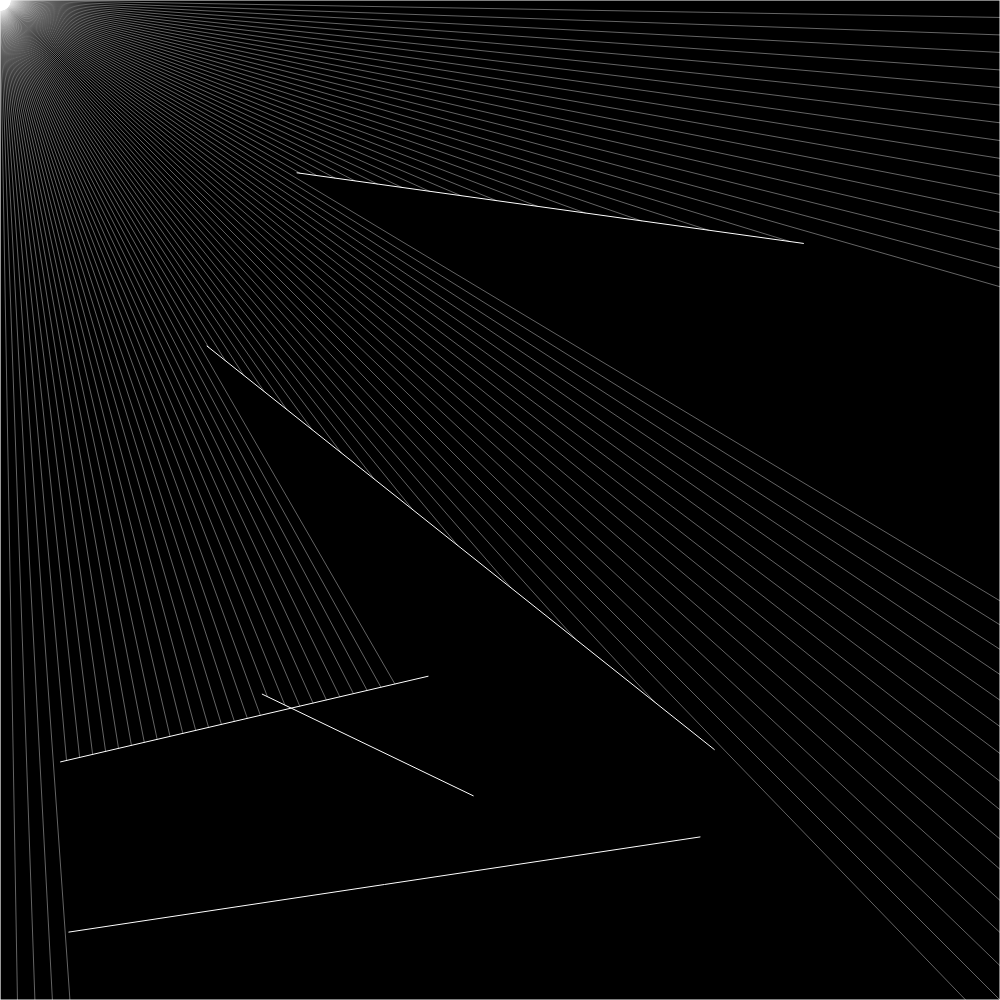
Frame 1 (no input)
Frame 60 (no input): identical to frame 1, image omitted
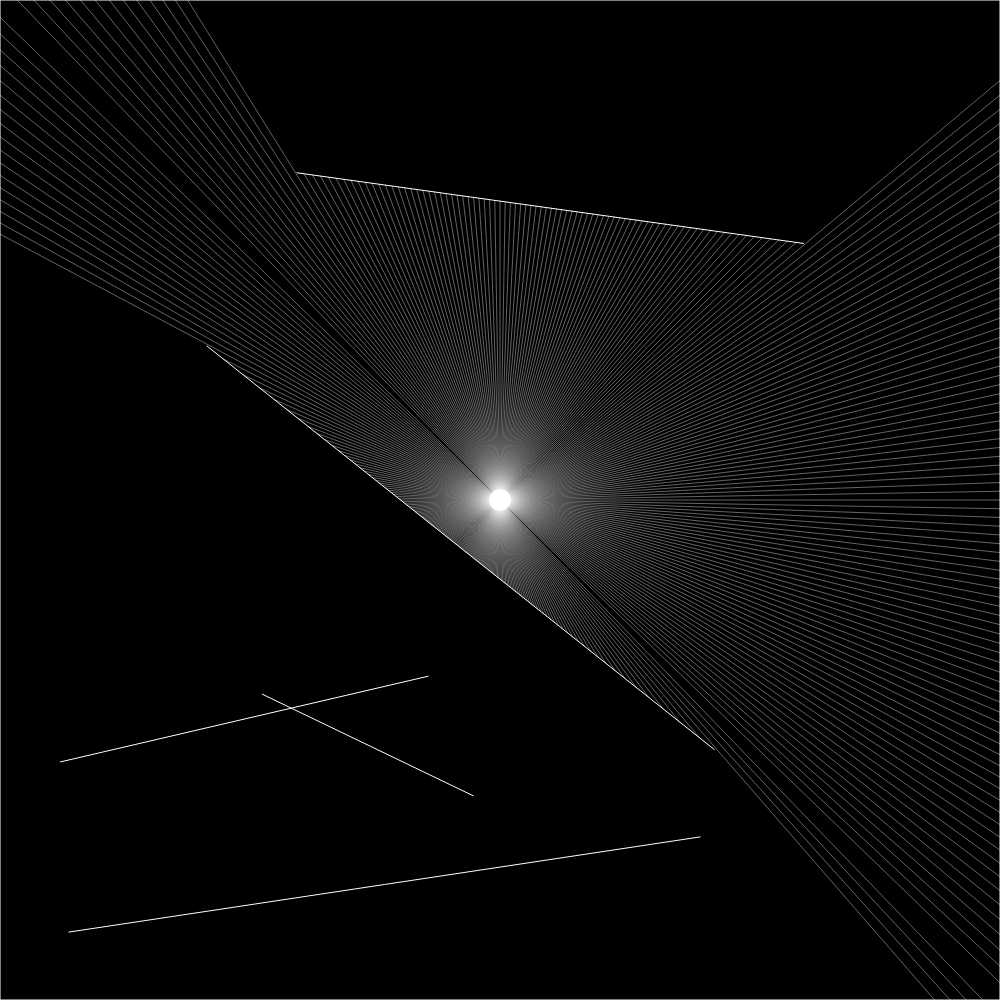
Frame 120 (the mouse pressed at the canvas centre since frame 60)

The p5.js sketch that drew these frames (run headless with seeded random() and noise() and a simulated clock; from frame 60 on, the mouse is pressed at the canvas centre):

// p5.js sketch
// ── sketch.js
let walls = [];
let ray;
let particle;

function setup() {
  createCanvas(1000, 1000);
  for(let i=0;i<5;i++){
    let x1 = random(width);
    let x2 = random(width);
    let y1 = random(height);
    let y2 = random(height);
    walls.push(new Boundary(x1,y1,x2,y2));
  }  
  walls.push(new Boundary(0,0,width,0));
  walls.push(new Boundary(width,0,width,height));
  walls.push(new Boundary(width,height,0,height));
  walls.push(new Boundary(0,height,0,0));
  particle = new Particle();
}

function draw() {
  background(0);
  for(let wall of walls){
    wall.show();
  }
  
  particle.update(mouseX,mouseY);
  particle.show();
  
  particle.look(walls);
  
}
// ── boundary.js
class Boundary {
  constructor(x1,y1,x2,y2) {
    this.a = createVector(x1,y1);
    this.b = createVector(x2,y2);
  }
  
  show() {
    stroke(255);
    line(this.a.x,this.a.y,this.b.x,this.b.y);
  }
}
// ── particle.js
class Particle {
  constructor() {
    this.pos = createVector(width/2,height/2);
    this.rays = [];
    for( let a=0;a<360; a+=1){
      this.rays.push(new Ray(this.pos,radians(a)));
    }
  }
  
  update(x,y){
    this.pos.set(x,y);
  }
  
  
  look(walls){
    for(let ray of this.rays){
      let closest = null;
      let record = Infinity;
      for(let wall of walls){
        const pt = ray.cast(wall);
        if(pt) {
          const d =p5.Vector.dist(this.pos,pt);
          if(d<record){
            record = d;
            closest = pt;
          }          
        }
      }
      if(closest){
        stroke(255,100);
        line(this.pos.x, this.pos.y, closest.x, closest.y);
      }
      
    }
    
    
  }
  
  show(){
    fill(255);
    ellipse(this.pos.x,this.pos.y,16);
    for(let ray of this.rays){
      ray.show();
    }
  }
}
// ── ray.js
class Ray {
  constructor(pos, angle){
    this.pos = pos;
    this.dir = p5.Vector.fromAngle(angle);
  }
  
  lookAt(x,y){
    this.dir.x = x - this.pos.x;
    this.dir.y = y - this.pos.y;
    this.dir.normalize();
  }
  
  show(){
    stroke(255);
    push();
    translate(this.pos.x,this.pos.y);
    line(0,0,this.dir.x * 10, this.dir.y * 10);
    pop();
  }
  
  cast(wall){
    const x1 = wall.a.x;
    const y1 = wall.a.y;
    const x2 = wall.b.x;
    const y2 = wall.b.y;
    
    const x3 = this.pos.x;
    const y3 = this.pos.y;
    const x4 = this.pos.x + this.dir.x;
    const y4 = this.pos.y + this.dir.y;
    
    const den = (x1 - x2) * (y3 - y4) - (y1 - y2) * (x3 - x4);
    if(den == 0){
      return;
    }
    
    const t = ((x1 - x3) * (y3 - y4) - (y1 - y3) * (x3 - x4)) / den;
    const u = -((x1 - x2) * (y1 - y3) - (y1 - y2) * (x1 - x3)) / den;
    
    if(t>0 && t<1 && u>0){
      const pt = createVector();
      pt.x = x1 + t * (x2-x1);
      pt.y = y1 + t * (y2-y1);
      return pt;
    } else {
      return;
    }
  }
}
